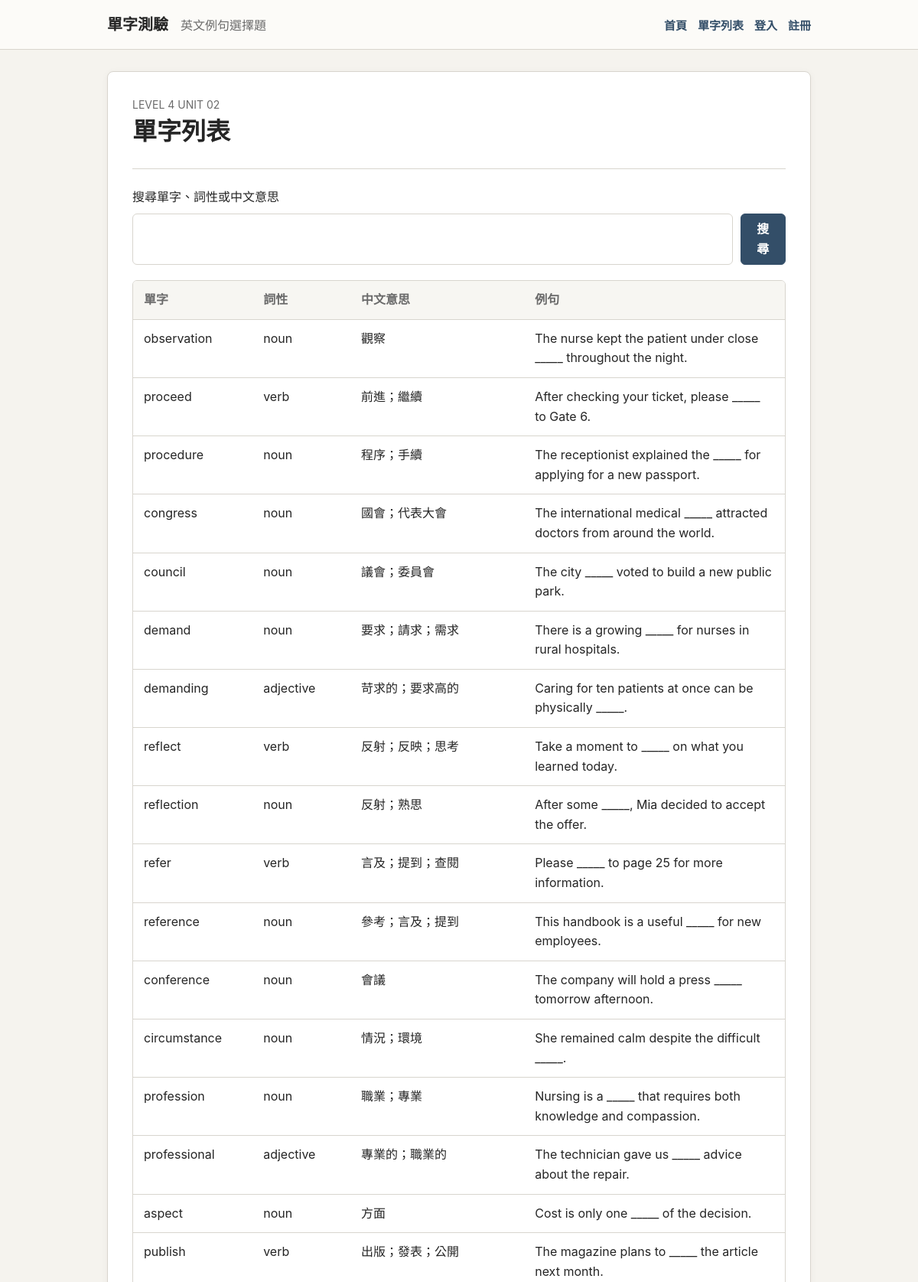
Screenshot of /sets/level-4-unit-02/words/ (upper part) with the database file from the repository.
### vocabulary/models.py (models this page shows, shortened)
class TimeStampedModel(models.Model):
    created_at = models.DateTimeField(auto_now_add=True)
    updated_at = models.DateTimeField(auto_now=True)
    class Meta:
        abstract = True

class VocabularySet(TimeStampedModel):
    title = models.CharField(max_length=120)
    slug = models.SlugField(unique=True)
    level = models.PositiveIntegerField()
    unit = models.PositiveIntegerField()
    description = models.TextField(blank=True)
    is_published = models.BooleanField(default=True)
    class Meta:
        ordering = ["level", "unit", "title"]

class VocabularySetItem(models.Model):
    vocabulary_set = models.ForeignKey(
        VocabularySet, on_delete=models.CASCADE, related_name="items"
    )
    word_sense = models.ForeignKey(
        WordSense, on_delete=models.CASCADE, related_name="set_items"
    )
    order = models.PositiveIntegerField(default=0)
    class Meta:
        ordering = ["order", "id"]
        constraints = [
            models.UniqueConstraint(
                fields=["vocabulary_set", "word_sense"],
                name="unique_vocabulary_set_item",
            )
        ]

class WordSense(TimeStampedModel):
    PARTS_OF_SPEECH = [
        ("verb", "verb"),
        ("noun", "noun"),
        ("adjective", "adjective"),
        ("adverb", "adverb"),
        ("preposition", "preposition"),
        ("other", "other"),
    ]
    word = models.ForeignKey(Word, on_delete=models.CASCADE, related_name="senses")
    part_of_speech = models.CharField(max_length=20, choices=PARTS_OF_SPEECH)
    meaning_zh = models.CharField(max_length=255)
    note = models.TextField(blank=True)
    class Meta:
        ordering = ["word__normalized_text", "part_of_speech", "meaning_zh"]
        constraints = [
            models.UniqueConstraint(
                fields=["word", "part_of_speech", "meaning_zh"],
                name="unique_word_sense",
            )
        ]

class Word(TimeStampedModel):
    text = models.CharField(max_length=120)
    normalized_text = models.CharField(max_length=120, unique=True, editable=False)
    class Meta:
        ordering = ["normalized_text"]

class Question(TimeStampedModel):
    SENTENCE_CHOICE = "sentence_choice"
    vocabulary_set = models.ForeignKey(
        VocabularySet, on_delete=models.CASCADE, related_name="questions"
    )
    word_sense = models.ForeignKey(
        WordSense, on_delete=models.PROTECT, related_name="questions"
    )
    source_id = models.CharField(max_length=60, blank=True)
    question_type = models.CharField(max_length=40, default=SENTENCE_CHOICE)
    prompt = models.TextField()
    explanation = models.TextField(blank=True)
    is_active = models.BooleanField(default=True)
    class Meta:
        ordering = ["vocabulary_set", "source_id", "id"]
        constraints = [
            models.UniqueConstraint(
                fields=["vocabulary_set", "source_id"],
                name="unique_question_source",
            )
        ]

### vocabulary/views.py (the view)
# urls.py: path("sets/<slug:slug>/words/", views.word_list, name="word_list"),
def word_list(request, slug):
    vocabulary_set = get_object_or_404(VocabularySet, slug=slug, is_published=True)
    query = request.GET.get("q", "").strip()
    items = vocabulary_set.items.select_related("word_sense", "word_sense__word").order_by(
        "order"
    )
    if query:
        items = items.filter(
            Q(word_sense__word__text__icontains=query)
            | Q(word_sense__meaning_zh__icontains=query)
            | Q(word_sense__part_of_speech__icontains=query)
        )
    question_prompts = {
        question.word_sense_id: question.prompt
        for question in vocabulary_set.questions.filter(is_active=True)
    }
    rows = [
        {"item": item, "prompt": question_prompts.get(item.word_sense_id, "")}
        for item in items
    ]
    return render(
        request,
        "vocabulary/word_list.html",
        {"vocabulary_set": vocabulary_set, "rows": rows, "query": query},
    )

### vocabulary/context_processors.py (called while the page is built)
def site_state(request):
    return {
        "primary_vocabulary_set": VocabularySet.objects.filter(is_published=True)
        .order_by("level", "unit")
        .first(),
        "heartbeat_interval_ms": settings.HEARTBEAT_INTERVAL_SECONDS * 1000,
    }

### templates/vocabulary/word_list.html (shortened to what this page needs)
{% extends "base.html" %}
{% block content %}
<section class="paper">
  <div class="page-heading">
    <p class="eyebrow">{{ vocabulary_set.title }}</p>
    <h1>單字列表</h1>
  </div>
  <form class="search-form" method="get">
    <label for="word-search">搜尋單字、詞性或中文意思</label>
    <div>
      <input id="word-search" type="search" name="q" value="{{ query }}">
      <button class="button button--small" type="submit">搜尋</button>
    </div>
  </form>
  <div class="word-table" role="table" aria-label="單字列表">
    <div class="word-table__head" role="row">
      <span role="columnheader">單字</span>
      <span role="columnheader">詞性</span>
      <span role="columnheader">中文意思</span>
      <span role="columnheader">例句</span>
    </div>
    {% for row in rows %}
      <div class="word-table__row" role="row">
        <span role="cell" data-label="單字">{{ row.item.word_sense.word.text }}</span>
        <span role="cell" data-label="詞性">{{ row.item.word_sense.part_of_speech }}</span>
        <span role="cell" data-label="中文意思">{{ row.item.word_sense.meaning_zh }}</span>
        <span role="cell" data-label="例句">{{ row.prompt }}</span>
      </div>
    {% empty %}
      <p class="empty">沒有符合搜尋條件的單字。</p>
    {% endfor %}
  </div>
</section>
{% endblock %}

### static/vocabulary/css/site.css (style rules this page uses)
:root { --page-bg: #f5f3ee; --paper: #ffffff; --text: #252525; --muted-text: #6b6b6b; --border: #d8d5ce; --primary: #334e68; --primary-hover: #263f56; --correct-bg: #eef6ee; --wrong-bg: #fbefef; --warning-bg: #fff8e6; --focus: #7a9abb; }
* { box-sizing: border-box; }
body { margin: 0; background: var(--page-bg); color: var(--text); font-family: -apple-system, BlinkMacSystemFont, "Segoe UI", "Noto Sans TC", "Microsoft JhengHei", Arial, sans-serif; line-height: 1.6; }
button, input { font: inherit; }
input[type="text"], input[type="email"], input[type="password"], input[type="search"] { border: 1px solid var(--border); border-radius: 6px; padding: 9px 10px; }
.site-subtitle, .eyebrow, .page-heading p, .set-row p, .quiz-heading p, .summary-note { color: var(--muted-text); }
.paper { background: var(--paper); border: 1px solid var(--border); border-radius: 8px; box-shadow: 0 2px 10px rgba(50, 45, 38, 0.05); padding: 32px; }
.page-heading { border-bottom: 1px solid var(--border); padding-bottom: 20px; margin-bottom: 24px; }
.eyebrow { margin: 0 0 4px; font-size: 14px; letter-spacing: 0; text-transform: uppercase; }
h1, h2, p { margin-top: 0; }
h1 { margin-bottom: 8px; font-size: 32px; line-height: 1.25; }
.button { display: inline-flex; justify-content: center; align-items: center; min-height: 44px; border: 1px solid var(--primary); border-radius: 6px; background: var(--primary); color: #ffffff; padding: 9px 18px; font-weight: 700; text-decoration: none; cursor: pointer; }
.button--small { min-height: 40px; padding: 7px 14px; }
.search-form { display: grid; gap: 8px; margin-bottom: 20px; }
.search-form div { display: flex; gap: 10px; }
.search-form input { width: 100%; border: 1px solid var(--border); border-radius: 6px; padding: 9px 10px; }
.word-table { border: 1px solid var(--border); border-radius: 6px; overflow: hidden; }
.word-table__head, .word-table__row { display: grid; grid-template-columns: 1fr 0.8fr 1.5fr 2.2fr; gap: 14px; padding: 12px 14px; }
.word-table__head { background: #f7f6f2; color: var(--muted-text); font-weight: 700; }
.word-table__row { border-top: 1px solid var(--border); }

### rows the page displays
VocabularySet: title "LEVEL 4 UNIT 02"
VocabularySetItem: item.word_sense.word.text "observation", item.word_sense.part_of_speech "noun", item.word_sense.meaning_zh "觀察", prompt "The nurse kept the patient under close _____ throughout the night."
VocabularySetItem: item.word_sense.word.text "proceed", item.word_sense.part_of_speech "verb", item.word_sense.meaning_zh "前進；繼續", prompt "After checking your ticket, please _____ to Gate 6."
VocabularySetItem: item.word_sense.word.text "procedure", item.word_sense.part_of_speech "noun", item.word_sense.meaning_zh "程序；手續", prompt "The receptionist explained the _____ for applying for a new passport."
VocabularySetItem: item.word_sense.word.text "congress", item.word_sense.part_of_speech "noun", item.word_sense.meaning_zh "國會；代表大會", prompt "The international medical _____ attracted doctors from around the world."
VocabularySetItem: item.word_sense.word.text "council", item.word_sense.part_of_speech "noun", item.word_sense.meaning_zh "議會；委員會", prompt "The city _____ voted to build a new public park."
VocabularySetItem: item.word_sense.word.text "demand", item.word_sense.part_of_speech "noun", item.word_sense.meaning_zh "要求；請求；需求", prompt "There is a growing _____ for nurses in rural hospitals."
VocabularySetItem: item.word_sense.word.text "demanding", item.word_sense.part_of_speech "adjective", item.word_sense.meaning_zh "苛求的；要求高的", prompt "Caring for ten patients at once can be physically _____."
VocabularySetItem: item.word_sense.word.text "reflect", item.word_sense.part_of_speech "verb", item.word_sense.meaning_zh "反射；反映；思考", prompt "Take a moment to _____ on what you learned today."
VocabularySetItem: item.word_sense.word.text "reflection", item.word_sense.part_of_speech "noun", item.word_sense.meaning_zh "反射；熟思", prompt "After some _____, Mia decided to accept the offer."
VocabularySetItem: item.word_sense.word.text "refer", item.word_sense.part_of_speech "verb", item.word_sense.meaning_zh "言及；提到；查閱", prompt "Please _____ to page 25 for more information."
VocabularySetItem: item.word_sense.word.text "reference", item.word_sense.part_of_speech "noun", item.word_sense.meaning_zh "參考；言及；提到", prompt "This handbook is a useful _____ for new employees."
VocabularySetItem: item.word_sense.word.text "conference", item.word_sense.part_of_speech "noun", item.word_sense.meaning_zh "會議", prompt "The company will hold a press _____ tomorrow afternoon."
VocabularySetItem: item.word_sense.word.text "circumstance", item.word_sense.part_of_speech "noun", item.word_sense.meaning_zh "情況；環境", prompt "She remained calm despite the difficult _____."
VocabularySetItem: item.word_sense.word.text "profession", item.word_sense.part_of_speech "noun", item.word_sense.meaning_zh "職業；專業", prompt "Nursing is a _____ that requires both knowledge and compassion."
VocabularySetItem: item.word_sense.word.text "professional", item.word_sense.part_of_speech "adjective", item.word_sense.meaning_zh "專業的；職業的", prompt "The technician gave us _____ advice about the repair."
VocabularySetItem: item.word_sense.word.text "aspect", item.word_sense.part_of_speech "noun", item.word_sense.meaning_zh "方面", prompt "Cost is only one _____ of the decision."
VocabularySetItem: item.word_sense.word.text "publish", item.word_sense.part_of_speech "verb", item.word_sense.meaning_zh "出版；發表；公開", prompt "The magazine plans to _____ the article next month."
